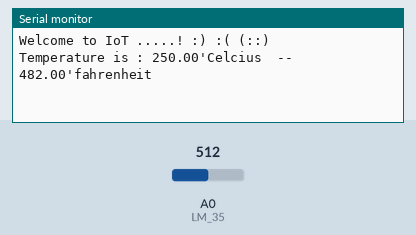
This sketch was run on a simulated Arduino Uno, built with avr-gcc and run on an emulated ATmega328P. Parts: the last lines printed to the serial monitor. Inputs (shaded band) come from the test bench; at power-on: A0 (LM_35) = 512.

Above: at 10.2 s.
10.3 s: A0 (LM_35) set to 716
At 11.9 s:
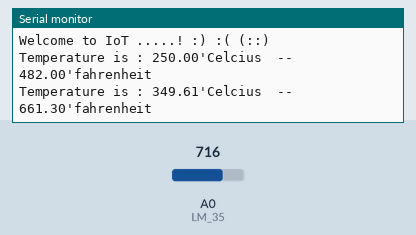
12.8 s: A0 (LM_35) set to 900
At 13.4 s:
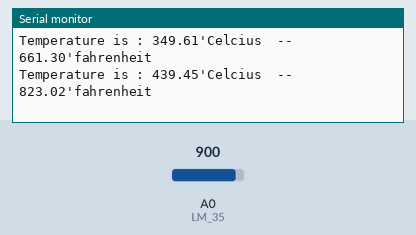
Timing chart, 0 to 15.8 s (numbered marks = the images above; inputs shaded):
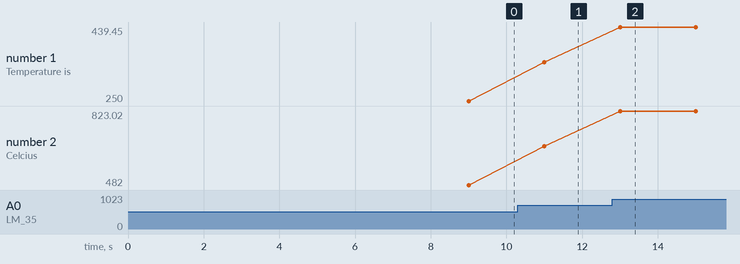

Measured:
- after the input at 10.3 s, the serial monitor: prints a new line after 0.70 s (image 1)
- after the input at 12.8 s, the serial monitor: prints a new line after 0.20 s (image 2)
- plotted number 1: 250 → 349.61 after the input at 10.3 s, 349.61 → 439.45 after the input at 12.8 s
- plotted number 2: 482 → 661.3 after the input at 10.3 s, 661.3 → 823.02 after the input at 12.8 s

The sketch:

ex9-2.ino
```cpp
const int LM_35= A0;
int input_val = 0;
float temp = 0;
float f = 0;

void setup() {
  Serial.begin(9600);
  Serial.println("Welcome to IoT .....! :) :( (::)");
  delay(9000);
}

void loop() {
  input_val = analogRead(LM_35);
  temp = (5.0 * input_val * 100.0) / 1024;
  f = (temp*9/5)+32;
  Serial.print("Temperature is : ");
  Serial.print(temp);
  Serial.print("'Celcius  -- ");
  Serial.print(f);
  Serial.println("'fahrenheit ");
  delay(2000);
}
```
